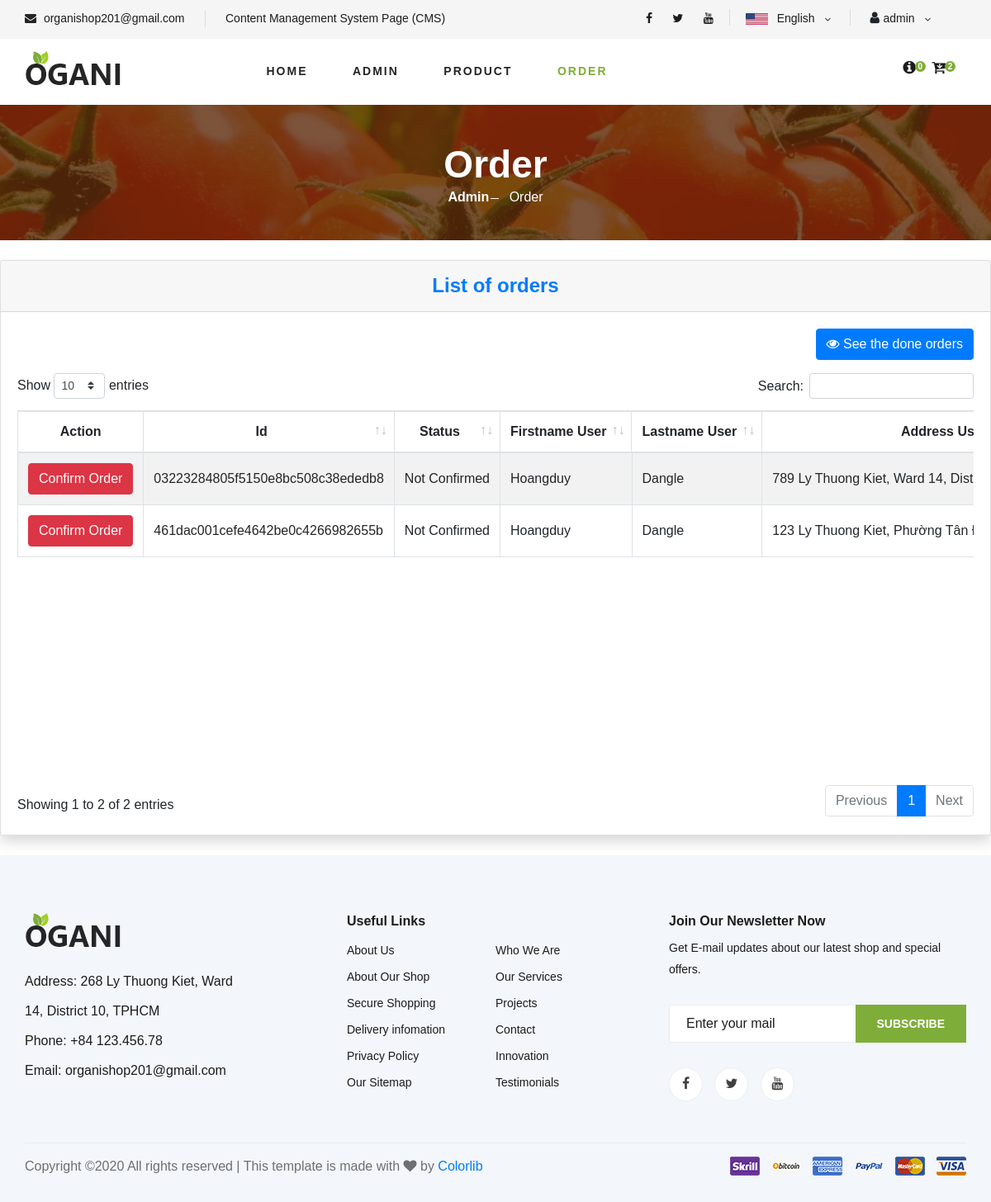
The app's page /orders (signed in), older data.
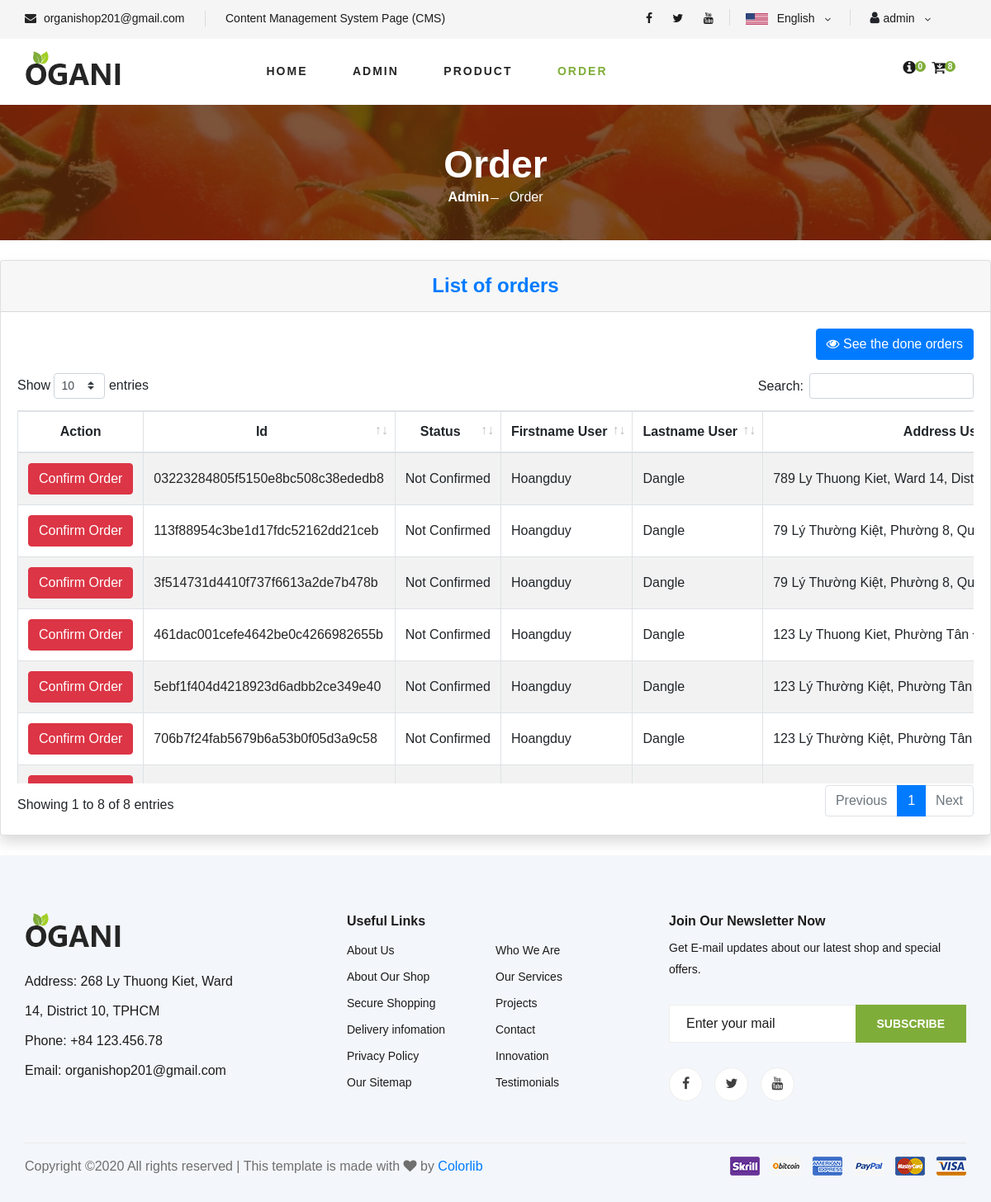
The same page, newer data.
### tables this page shows
CREATE TABLE `order_user` (
  `id_order` varchar(100) NOT NULL,
  `fname_user_order` varchar(100) NOT NULL,
  `lname_user_order` varchar(100) NOT NULL,
  `address_user_order` varchar(500) NOT NULL,
  `phone_user_order` varchar(100) NOT NULL,
  `email_user_order` varchar(100) NOT NULL,
  `username_user_order` varchar(100) DEFAULT NULL,
  `note_order` varchar(500) DEFAULT NULL,
  `shipping_order` int(10) NOT NULL,
  `free_shipping` varchar(50) NOT NULL,
  `coupon_order` int(10) DEFAULT NULL,
  `total_order` int(10) NOT NULL,
  `date_order` datetime NOT NULL,
  `date_confirmed` datetime DEFAULT NULL,
  `date_prepared` datetime DEFAULT NULL,
  `date_delivered` datetime DEFAULT NULL,
  `date_request` datetime DEFAULT NULL,
  `date_confirm_request` datetime DEFAULT NULL,
  `date_returned` datetime DEFAULT NULL,
  `payment_order` varchar(10) DEFAULT NULL,
  `paid_order` tinyint(1) NOT NULL,
  `status_order` varchar(100) NOT NULL DEFAULT 'Not Confirmed',
  `tracking_order` varchar(50) DEFAULT NULL
);

### mvc/core/Controller.php (called while the page is built, shortened)
<?php
class Controller{
    final public function model($model){
        return new $model;
    }
    final public function view($view, $data = []){
        require_once "./mvc/views/".$view.".php";
    }
}
?>

### mvc/controllers/Orders.php (called while the page is built, shortened)
<?php
class Orders extends Controller{
    protected $order_object;
    final public function __construct(){
        $this->order_object = $this->model("Order");
    }
    public function action(){
        $this->view("Master1", array(
            "cms"=>true,
            "page"=>"order",
            "order_list"=>$this->order_object->get_undone_order_list()
        ));
    }
}
?>

### mvc/core/App.php (called while the page is built, shortened)
<?php
class App{
    protected $action = "Action";
    final public function __construct(){
        $arr = $this->url_process();
        if(isset($arr[0])){
            if(file_exists("./mvc/controllers/".$arr[0].".php")){
                unset($arr[0]);
            }
        }
        $this->controller = new $this->controller();
        $this->params = $arr?array_values($arr):[];
        call_user_func_array([$this->controller, $this->action], $this->params);
    }
    final public function url_process(){
        if (isset($_GET["url"])){
            return explode("/", trim($_GET["url"]));
        }
    }
}
?>

### index.php (called while the page is built, shortened)
<?php
$app = new App();
?>

### mvc/core/Database.php (called while the page is built, shortened)
<?php
class Database{
    protected $conn;
    protected $servername = "localhost";
    protected $username = "root";
    protected $password = "";
    protected $dbname = "tmdt";
    final public function __construct(){
        $this->conn = mysqli_connect($this->servername, $this->username, $this->password);
        mysqli_select_db($this->conn, $this->dbname);
        mysqli_query($this->conn, "SET NAMES 'utf-8'");
    }
    public function query_return_arr($sql){
        $array_result = array();
        $sql_result = mysqli_query($this->conn, $sql);
        if($sql_result){
            while($row = mysqli_fetch_assoc($sql_result)){
                $array_result[] = $row;
            }
        }
        return json_encode($array_result);
    }
}
?>

### mvc/models/Order.php (called while the page is built, shortened)
<?php
class Order extends Database{
    public function get_undone_order_list(){
        $sql = "SELECT * FROM order_user WHERE NOT status_order='Delivered' AND NOT status_order='Returned';";
        return $this->query_return_arr($sql);
    }
    public function get_status_btn($status){
        $content = '';
        $style = '';
        switch($status){
            case 'Not Confirmed':
                $content = 'Confirm Order';
                $style = 'btn-danger';
                break;
        }
        $btn = array(
            "content" => $content,
            "style" => $style
        );
        return json_encode($btn);
    }
}
?>

### mvc/views/pages/order.php (the view, shortened to what the rows shown need)
<section class="breadcrumb-section set-bg" data-setbg="/tmdt_201/public/master1/images/breadcrumb.jpg">
    <div class="container">
        <div class="row">
            <div class="col-lg-12 text-center">
                <div class="breadcrumb__text">
                    <h2>Order</h2>
                </div>
            </div>
        </div>
    </div>
</section>
<div class="card shadow my-4">
    <div class="card-body">
        <div class="table-responsive">
            <table class="table table-bordered table-striped table-hover text-nowrap" id="dataTable" width="100%" cellspacing="0">
                <thead>
                    <tr class="text-center">
                        <th>Action</th>
                        <th>Id</th>
                        <th>Status</th>
                        <th>Firstname User</th>
                        <th>Lastname User</th>
                        <th>Address User</th>
                    </tr>
                </thead>
                <tbody>
                    <?php $order_list = json_decode($data['order_list']);
                    foreach($order_list as $value){
                        $status = $value->status_order;
                    ?>
                    <tr id="tr-<?php echo $value->id_order;?>">
                        <td class="text-center">
                            <?php $btn = json_decode($this->order_object->get_status_btn($status)); ?>
                            <button type="button" id="<?php echo $value->id_order; ?>" class="btn <?php echo $btn->style; ?>"
                                onclick="changeStatusOrder(<?php echo "'".$status."'"; ?>, <?php echo "'".$value->id_order."'"; ?>, <?php echo "'".$btn->style."'"; ?>)">
                                <?php echo $btn->content; ?>
                            </button>
                        </td>
                        <td class="align-middle">
                            <a class="item-cart" href="/tmdt_201/manageorder/detail/<?php echo $value->id_order; ?>">
                                <?php echo $value->id_order;?>
                            </a>
                        </td>
                        <td class="align-middle"><?php echo $value->status_order;?></td>
                        <td class="align-middle"><?php echo $value->fname_user_order;?></td>
                        <td class="align-middle"><?php echo $value->lname_user_order;?></td>
                        <td class="align-middle"><?php echo $value->address_user_order;?></td>
                    </tr>
                    <?php }?>
                </tbody>
            </table>
        </div>
    </div>
</div>

Row changes from the older to the newer data that the page shows:
added order_user: content "Confirm Order", id_order "113f88954c3be1d17fdc52162dd21ceb", status_order "Not Confirmed", fname_user_order "Hoangduy", lname_user_order "Dangle", address_user_order "79 Lý Thường Kiệt, Phường 8,…"
added order_user: content "Confirm Order", id_order "3f514731d4410f737f6613a2de7b478b", status_order "Not Confirmed", fname_user_order "Hoangduy", lname_user_order "Dangle", address_user_order "79 Lý Thường Kiệt, Phường 8,…"
added order_user: content "Confirm Order", id_order "5ebf1f404d4218923d6adbb2ce349e40", status_order "Not Confirmed", fname_user_order "Hoangduy", lname_user_order "Dangle", address_user_order "123 Lý Thường Kiệt, Phường Tân…"
added order_user: content "Confirm Order", id_order "706b7f24fab5679b6a53b0f05d3a9c58", status_order "Not Confirmed", fname_user_order "Hoangduy", lname_user_order "Dangle", address_user_order "123 Lý Thường Kiệt, Phường Tân…"
Text that changed along with them:
count(json_decode($data['order_list'])): "2" → "8"
text written by a page script: "Show entries Search: Showing 1 to 2 of 2 entries Previous 1 Next" → "Show entries Search: Showing 1 to 8 of 8 entries Previous 1 Next"
